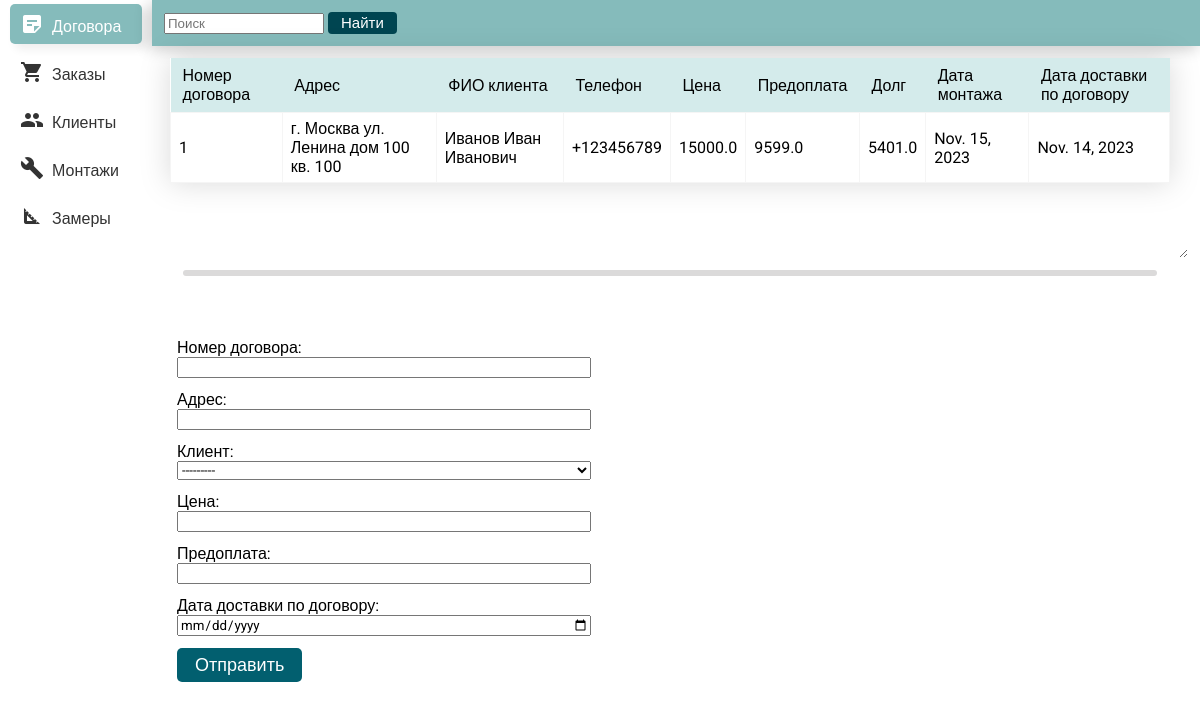
/, run on an earlier commit of the app's database.
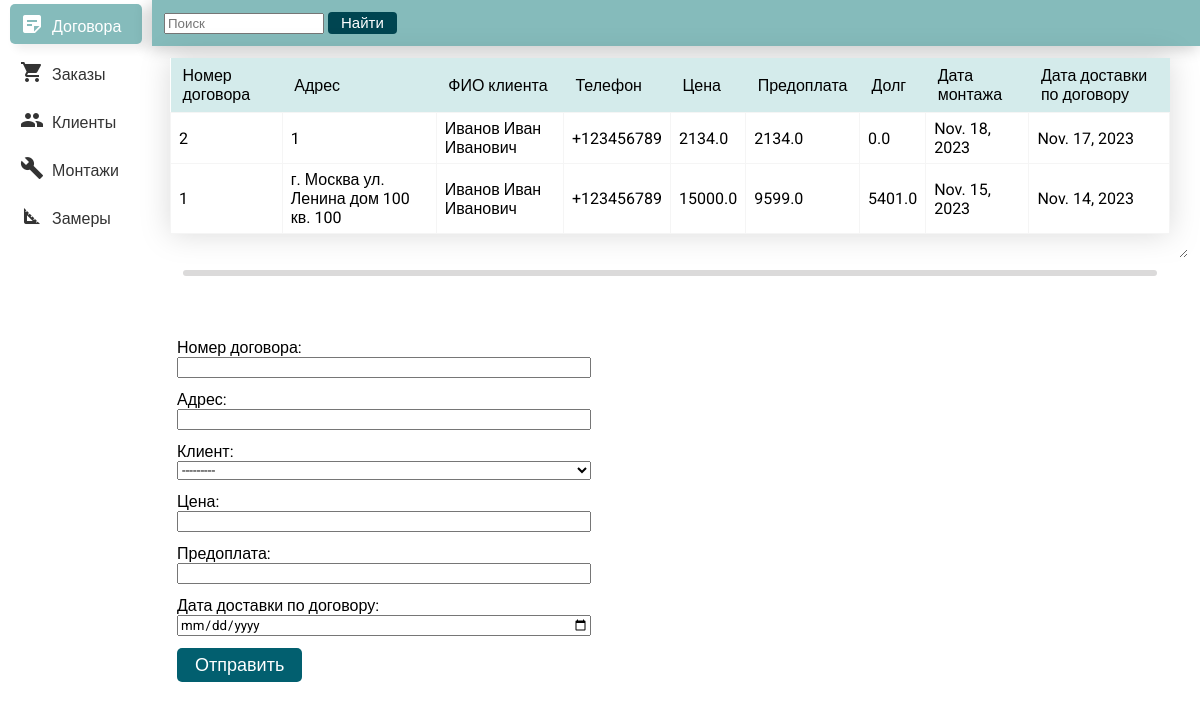
And on a later commit of the database.
### main_forms/models.py (models this page shows, shortened)
class Contracts(models.Model):
    customer = models.ForeignKey(Customers, on_delete=models.CASCADE)
    contract_number = models.CharField(max_length=255, verbose_name='Номер договора')       # Номер договора.
    address = models.CharField(max_length=255, verbose_name='Адрес')                        # Адрес
    price = models.FloatField(verbose_name='Цена')                                          # Цена.
    prepayment = models.FloatField(verbose_name='Предоплата')                               # Предоплата.
    debt = models.FloatField(verbose_name='Долг')                                           # Долг.
    delivery_date_by_contract = models.DateField(verbose_name='Дата доставки по договору')  # Дата доставки по договору.
    objects = models.Manager()

class Customers(models.Model):
    id = models.AutoField(primary_key=True, unique=True)
    address = models.CharField(max_length=255, verbose_name='Адрес')                        # Адрес
    customer_name = models.CharField(max_length=255, verbose_name='ФИО клиента')            # ФИО клиента
    phone = models.CharField(max_length=12, verbose_name='Телефон')                         # Телефон
    objects = models.Manager()
    def __str__(self):
        return self.customer_name

### main_forms/views.py (the view)
# urls.py: path("", views.create_contract, name="main"),
def create_contract(request):
    subquery = Installations.objects.filter(contract=OuterRef('contract_number')).order_by('installation_date').values(
        'installation_date')[:1]
    table_data = Contracts.objects.annotate(installation_date=Subquery(subquery))
    return create_entity(request, table_data, ContractsForm, "main_forms/contracts.html", "contracts")

### main_forms/views.py (called while the page is built)
def create_entity(request, table_data, form_class, template_name, this_page):
    if request.method == 'POST':
        form = form_class(request.POST)
        if form.is_valid():
            task = form.save(commit=False)
            task.save()
    else:
        form = form_class
    context = {'table_data': table_data, "form": form, "this_page": this_page}
    return render(request, template_name, context=context)

### main_forms/templates/main_forms/contracts.html (shortened to what this page needs)
{% extends "main_forms/base.html" %}
{% block form_block %}
<div class="table-container">
  <table>
    <thead>
      <tr>
        <th>Номер договора</th>
        <th>Адрес</th>
        <th>ФИО клиента</th>
        <th>Телефон</th>
        <th>Цена</th>
        <th>Предоплата</th>
        <th>Долг</th>
        <th>Дата монтажа</th>
        <th>Дата доставки по договору</th>
      </tr>
    </thead>
    <tbody>
      {% for row in table_data|slice:'::-1' %}
      <tr>
        <td>{{ row.contract_number }}</td>
        <td>{{ row.address }}</td>
        <td>{{ row.customer.customer_name }}</td>
        <td>{{ row.customer.phone }}</td>
        <td>{{ row.price }}</td>
        <td>{{ row.prepayment }}</td>
        <td>{{ row.debt }}</td>
        <td>{{ row.installation_date }}</td>
        <td>{{ row.delivery_date_by_contract }}</td>
      </tr>
      {% endfor %}
    </tbody>
  </table>
</div>
<div class="resize-handle"></div>
<form action="{% url 'create_contract' %}" method="post">
  {{ form.as_div }}
  <button class="sumbit_button" type="submit" name="submit">Отправить</button>
</form>
{% endblock %}

### main_forms/templates/main_forms/base.html (shortened to what this page needs)
{% load static %}
<!DOCTYPE html>
<html>
<head>
    <link rel="stylesheet" href="{% static 'main_forms/css/style.css'%}" type="text/css">
</head>
<body>
    <div id="main_block">
        <div class="menu">
            <div id="contracts"><a href="/forms/contracts"><i class="material-icons md-18">sticky_note_2</i>Договора</a></div>
            <div id="orders"><a href="/forms/orders"><i class="material-icons md-18">shopping_cart</i>Заказы</a></div>
            <div id="customers"><a href="/forms/customers"><i class="material-icons md-18">group</i>Клиенты</a></div>
            <div id="installations"><a href="/forms/installations"><i class="material-icons md-18">build</i>Монтажи</a></div>
            <div id="metrics"><a href="/forms/metrics"><i class="material-icons md-18">square_foot</i>Замеры</a></div>
        </div>
        <div id="form-n-table">
            <div class="search-block" style="background-color: #85bbbb; padding: 12px; box-shadow: -3px 3px 15px #0003;">
                <input type="text" placeholder="Поиск">
                <button class="search_button">Найти</button>
            </div>
            <link rel="stylesheet" href="{% static 'main_forms/css/table.css'%}" type="text/css">
            <link rel="stylesheet" href="{% static 'main_forms/css/forms.css'%}" type="text/css">
            <div class="form">
                {% block form_block %}
                {% endblock %}
            </div>
        </div>
    </div>
</body>
</html>

### main_forms/static/main_forms/css/style.css (style rules this page uses)
* { font-family: 'Roboto', sans-serif; }
body { margin: 0; }
#main_block { display: flex; }
.menu { list-style-type: none; margin: 0; padding: 0; }
.menu div { padding: 4px 10px; width: 132px; }
.menu div a { display: block; text-decoration: none; color: #333; padding: 8px 10px; border-radius: 5px; }
.material-icons { margin-right: 8px; vertical-align: bottom; }
.search_button { border-radius: 4px; background-color: #004551; border: none; color: white; padding: 2px 13px; text-align: center; font-size: 15px; }

### main_forms/static/main_forms/css/table.css (style rules this page uses)
.table-container { filter: drop-shadow(0px 0px 15px rgba(0, 0, 0, .15)); height: 200px; overflow: auto; padding-inline: 18px; margin-bottom: 12px; margin-top: 12px; resize: vertical; }
table { width: 100%; border-collapse: collapse; background-color: #fff; }
th { padding: 8px 12px; background-color: #D4EBEB; font-weight: 500; text-align: left; }
td { padding: 6px 8px; border: 1px solid #f5f5f5; }
.resize-handle { border-radius: 8px; height: 6px; cursor: ns-resize; background-color: #dbdada; margin: 0 auto; width: 94%; touch-action: none; }

### main_forms/static/main_forms/css/forms.css (style rules this page uses)
form > div { display: grid; margin-bottom: 12px; }
#form-n-table { width: 100%; }
form { width: 40%; padding: 0px 25px; margin-top: auto; }
.sumbit_button { border-radius: 5px; background-color: #025F6F; border: none; color: white; padding: 6px 18px; text-align: center; font-size: 18px; }
.form { display: flex; flex-direction: column; height: 100%; margin-right: 12px; }

What changed in the data, as far as the page shows it:
added Contracts: contract_number "2", address "1", customer.customer_name "Иванов Иван Иванович", customer.phone "+123456789", price "2134.0", prepayment "2134.0", debt "0.0", installation_date "Nov. 18, 2023", delivery_date_by_contract "Nov. 17, 2023"
